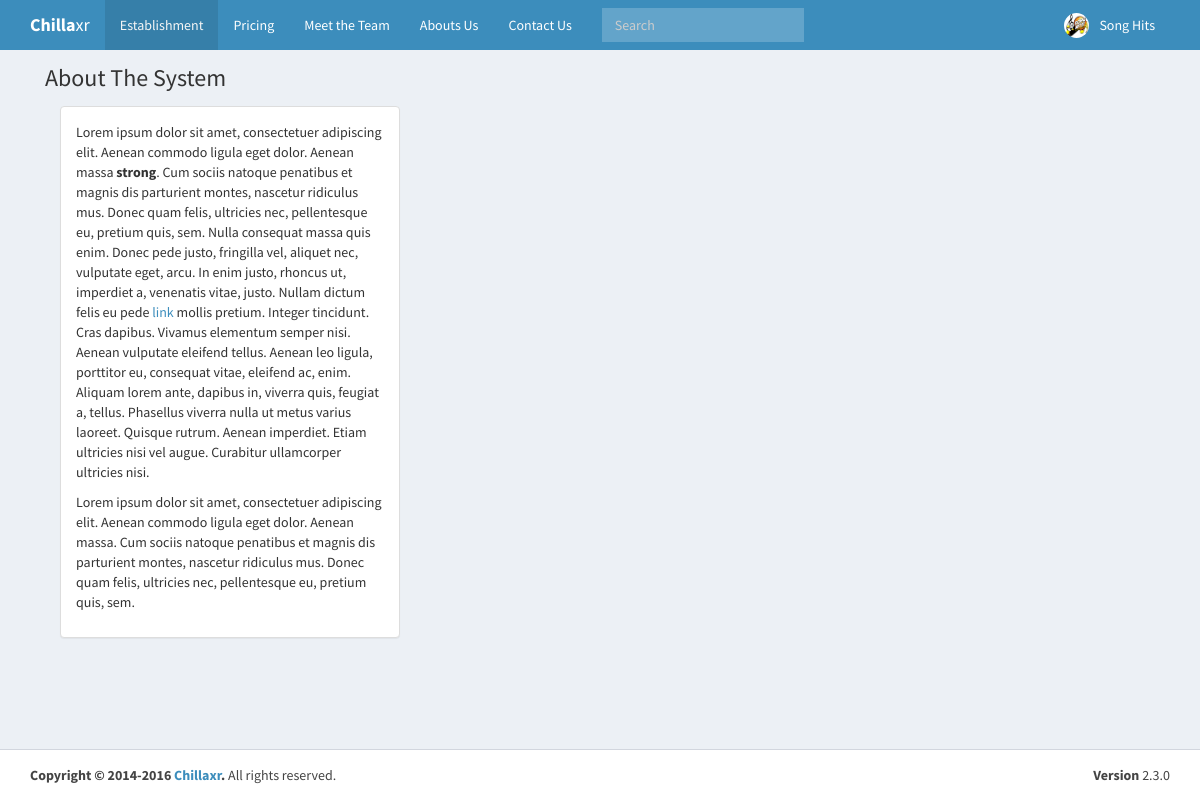
The app's page /aboutus.php (signed in) with its own data.
### tables this page shows
CREATE TABLE IF NOT EXISTS `entertainmentestablishment` (
  `eeid` int(11) NOT NULL AUTO_INCREMENT,
  `lat` varchar(11) NOT NULL,
  `long` varchar(11) NOT NULL,
  `categoryid` int(11) NOT NULL,
  `subscriptionid` varchar(50) NOT NULL,
  `username` varchar(30) NOT NULL,
  `password` varchar(50) NOT NULL DEFAULT '',
  `establishment_name` varchar(100) NOT NULL,
  `establishment_contact` varchar(15) NOT NULL,
  `establishment_email` varchar(50) NOT NULL DEFAULT '',
  `establishment_owner` varchar(30) NOT NULL,
  `establishment_address` varchar(100) NOT NULL,
  `establishment_image` varchar(100) NOT NULL,
  `establishment_timeopen` time NOT NULL,
  `establishment_timeclose` time NOT NULL,
  `establishment_paypal` varchar(30) NOT NULL,
  `establishment_status` text NOT NULL,
  `establishment_startdate` timestamp NOT NULL DEFAULT CURRENT_TIMESTAMP ON UPDATE CURRENT_TIMESTAMP,
  PRIMARY KEY (`eeid`),
  UNIQUE KEY `establishment_email` (`establishment_email`),
  KEY `entertainmentestablishment_category_fk` (`categoryid`),
  KEY `entertainmentestablishment_subscription_fk` (`subscriptionid`)
);

### aboutus.php (the view, shortened to what this page needs)
<?php
include'function.php';
if(isset($_SESSION['eeid'])){
    include 'dbconn.php';
    $eeid = $_SESSION['eeid'];
    $sql = "SELECT * FROM entertainmentestablishment WHERE eeid=?";
    $stm = $con->prepare($sql);
    $stm->execute(array($eeid));
    $user = $stm->fetch();
    $fullname = ucfirst($user['establishment_name']);
}
?>
<!DOCTYPE html>
<html lang="en">
<head>
    <link href="css/bootstrap.min.css" rel="stylesheet">
    <link href="css/style.css" rel="stylesheet">
    <link rel="stylesheet" href="build/mediaelementplayer.css" />
    <link rel="stylesheet" href="admin/bootstrap/css/bootstrap.min.css">
    <link rel="stylesheet" href="https://maxcdn.bootstrapcdn.com/font-awesome/4.4.0/css/font-awesome.min.css">
    <link rel="stylesheet" href="https://code.ionicframework.com/ionicons/2.0.1/css/ionicons.min.css">
    <link rel="stylesheet" href="MMSAdmin/plugins/datatables/dataTables.bootstrap.css">
    <link rel="stylesheet" href="admin/dist/css/AdminLTE.min.css">
    <link rel="stylesheet" href="admin/dist/css/skins/_all-skins.min.css">
</head>
<body class="hold-transition skin-blue layout-top-nav">
<div class="wrapper">
<header class="main-header">
    <nav class="navbar navbar-static-top">
        <div class="container">
            <div class="navbar-header">
                <a href="../../index2.html" class="navbar-brand"><b>Chilla</b>xr</a>
            </div>
            <div class="collapse navbar-collapse pull-left" id="navbar-collapse">
                <ul class="nav navbar-nav">
                    <li class="active"><a href="index.php">Establishment <span class="sr-only">(current)</span></a></li>
                    <li><a href="#">Pricing</a></li>
                    <li><a href="team.php">Meet the Team</a></li>
                    <li><a href="aboutus.php">Abouts Us </a></li>
                    <li><a href="contactus.php">Contact Us </a></li>
                </ul>
                <form class="navbar-form navbar-left" role="search">
                    <div class="form-group">
                        <input type="text" class="form-control" id="navbar-search-input" placeholder="Search">
                    </div>
                </form>
            </div>
             <div class="navbar-custom-menu">
                <ul class="nav navbar-nav">
                    <?php
                        if(isset($_SESSION['eeid'])){
                    ?>
                    <li class="dropdown user user-menu">
                        <a href="#" class="dropdown-toggle" data-toggle="dropdown">
                            <img src="user_files/<?php echo $fullname;?>/profile_pic/<?php echo $user['establishment_image']; ?>" class="user-image" alt="User Image">
                            <span class="hidden-xs"><?php echo $fullname;?></span>
                        </a>
                    </li>
                    <?php }else if(isset($_SESSION['enthu_id'])){?>
                    <li class="dropdown user user-menu">
                        <a href="#" class="dropdown-toggle" data-toggle="dropdown">
                            <img src="user_files-enthu/<?php echo $fullname;?>/profile_pic/<?php echo $user['enthusiast_image']; ?>" class="user-image" alt="User Image">
                            <span class="hidden-xs"><?php echo $fullname;?></span>
                        </a>
                        <ul class="dropdown-menu">
                            <li class="user-header">
                                <img src="user_files-enthu/<?php echo $fullname;?>/profile_pic/<?php echo $user['enthusiast_image']; ?>" class="img-circle" alt="User Image">
                                <p>
                                    <?php echo $fullname;?>
                                    <small>Member since Nov. 2012</small>
                                </p>
                            </li>
                            <li class="user-body">
                                <div class="col-xs-4 text-center">
                                    <a href="#">Friends</a>
                                </div>
                            </li>
                            <li class="user-footer">
                                <div class="pull-left">
                                    <a href="edit_profile-enthu.php" class="btn btn-default btn-flat">Profile</a>
                                </div>
                                <div class="pull-right">
                                    <a href="logout-enthu.php" class="btn btn-default btn-flat">Sign out</a>
                                </div>
                            </li>
                    <?php }else{ ?>
                        <li class="pull-right">
                            <a href="login.php">Login</a>
                        </li>
                    <?php } ?>
                </ul>
            </div>
        </div>
    </nav>
</header>
<div class="content-wrapper">
    <div class="container">
        <section class="content-header">
            <h1>
                About The System
            </h1>
        </section>
        <section class="content">
            <section class="col-lg-4 connectedSortable" >
                <div class="container-fluid">
                     <div class="row">
                        <div class="panel panel-default">
      <div class="panel-body">
                       <p>Lorem ipsum dolor sit amet, consectetuer adipiscing
elit. Aenean commodo ligula eget dolor. Aenean massa
<strong>strong</strong>. Cum sociis natoque penatibus
et magnis dis parturient montes, nascetur ridiculus
mus. Donec quam felis, ultricies nec, pellentesque
eu, pretium quis, sem. Nulla consequat massa quis
enim. Donec pede justo, fringilla vel, aliquet nec,
vulputate eget, arcu. In enim justo, rhoncus ut,
imperdiet a, venenatis vitae, justo. Nullam dictum
felis eu pede <a class="external ext" href="#">link</a>
mollis pretium. Integer tincidunt. Cras dapibus.
Vivamus elementum semper nisi. Aenean vulputate
eleifend tellus. Aenean leo ligula, porttitor eu,
consequat vitae, eleifend ac, enim. Aliquam lorem ante,
dapibus in, viverra quis, feugiat a, tellus. Phasellus
viverra nulla ut metus varius laoreet. Quisque rutrum.
Aenean imperdiet. Etiam ultricies nisi vel augue.
Curabitur ullamcorper ultricies nisi.</p>
<p>Lorem ipsum dolor sit amet, consectetuer adipiscing
elit. Aenean commodo ligula eget dolor. Aenean massa.
Cum sociis natoque penatibus et magnis dis parturient
montes, nascetur ridiculus mus. Donec quam felis,
ultricies nec, pellentesque eu, pretium quis, sem.</p>
                       </div>
                 </div>
                      </div>
                 </div>
                </section>
            </section>
    </div>
</div>
<footer class="main-footer">
    <div class="container">
        <div class="pull-right hidden-xs">
            <b>Version</b> 2.3.0
        </div>
        <strong>Copyright &copy; 2014-2016 <a href="http://almsaeedstudio.com">Chillaxr</a>.</strong> All rights reserved.
    </div>
</footer>
</div>
</body>
</html>

### records on screen
entertainmentestablishment: establishment_name+establishment_image (picture), establishment_name "Song Hits"
